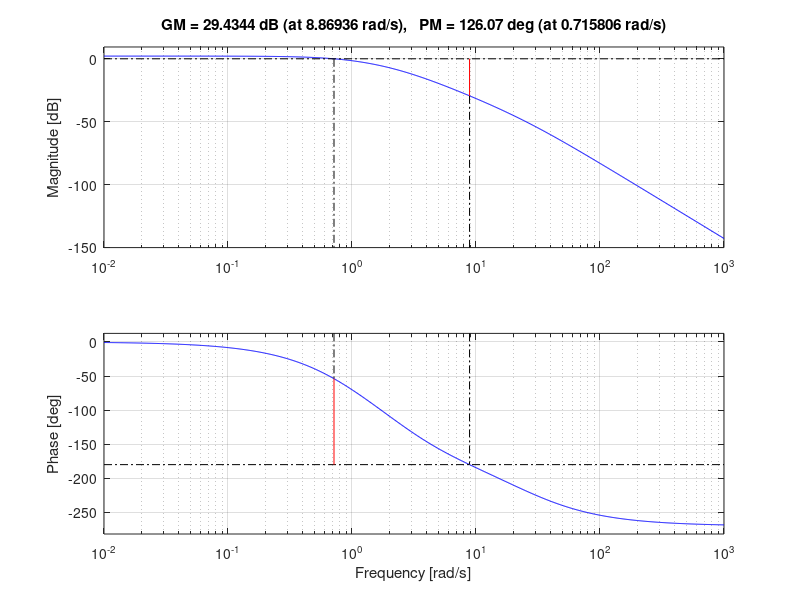

Write MATLAB code to recreate this figure.
clc;
clear;
close all;

% Define zeros, poles, and gain of the transfer function
zeros = [ (-4)]; % Replace with your system's zeros
poles = [-25,-1,-3,-3]; % Replace with your system's poles
gain = 72; % Replace with your system's gain

% Create transfer function from zeros, poles, and gain
sys = zpk(zeros, poles, gain);

% Generate Bode plot and calculate margins
figure;
[mag, phase, w] = bode(sys); % Calculate magnitude, phase, and frequencies
margin(sys); % Plot Bode plot with margins

% Calculate margins and crossover frequencies
[GM, PM, Wcg, Wcp] = margin(sys);

% Display results
disp(['Gain Margin (dB): ', num2str(20*log10(GM))]);
disp(['Phase Margin (degrees): ', num2str(PM)]);
disp(['Gain Crossover Frequency (rad/s): ', num2str(Wcg)]);
disp(['Phase Crossover Frequency (rad/s): ', num2str(Wcp)]);